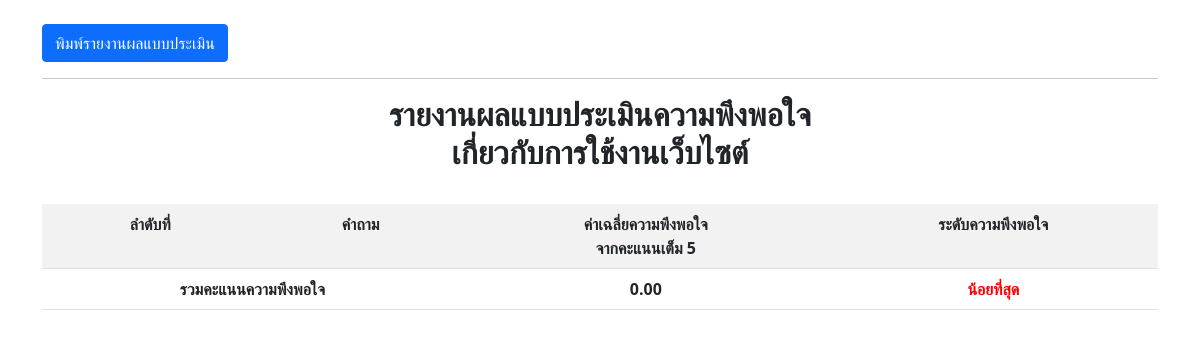
/admin/reques2.php (signed in), run on an earlier commit of the app's database.
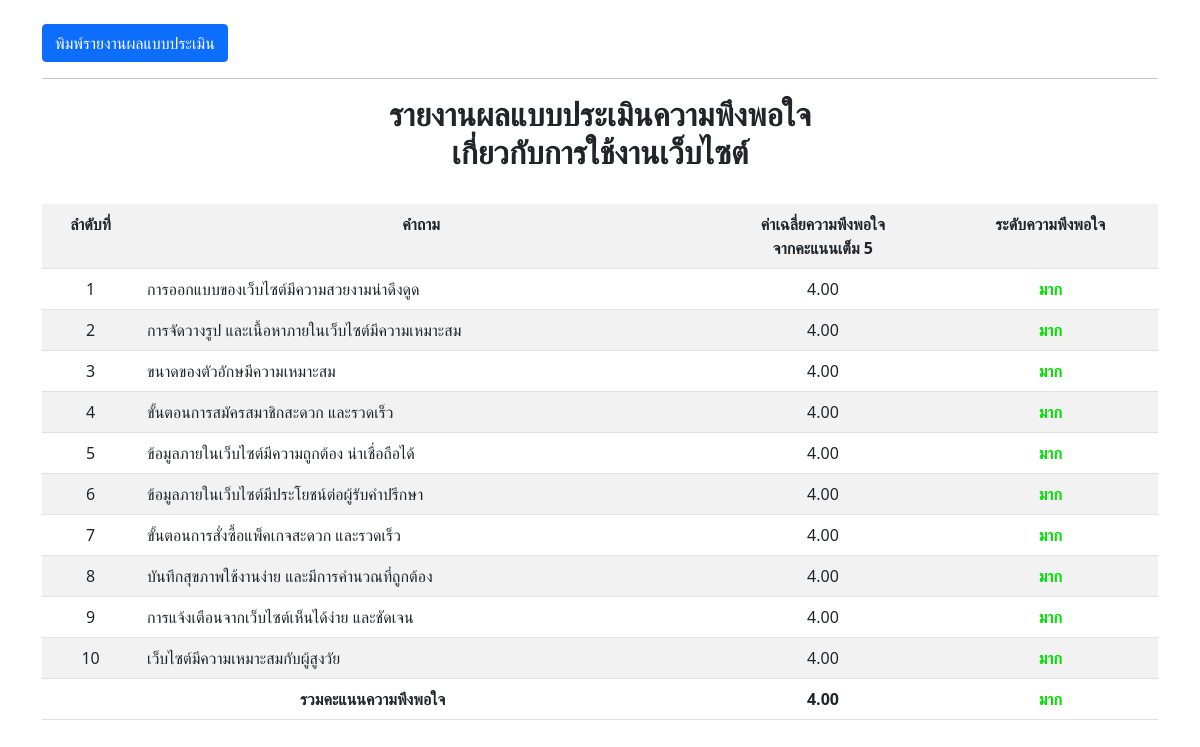
And on a later commit of the database.
### tables this page shows
CREATE TABLE `tb_question` (
  `id_ques` int(10) NOT NULL,
  `question` varchar(100) NOT NULL,
  `type_ques_n` int(1) NOT NULL
);

### admin/function_sum.php (called while the page is built, shortened)
<?php
    function totalscor($id_ques,$num){
        include "config.inc.php";
        $sql="select sum(answer) as total from tb_answer where id_ques='$id_ques'";
        $result=mysqli_query($conn,$sql);
        $read=mysqli_fetch_assoc($result);
        $num2=mysqli_num_rows($result);
        if($num2==0){
            $sum=0;
        }else{
            $total=$read["total"];
            $sum=$total/$num;
        }
        return $sum;
    }
?>

### admin/reques2.php (the view, shortened to what this page needs)
<?php
    include "config.inc.php";
    include "function_sum.php";
    $sql="select * from tb_ques_n where type_ques_n='1' and status_n='y'";
    $result=mysqli_query($conn,$sql);
    $num=mysqli_num_rows($result);
?>
<!DOCTYPE html>
<html lang="en">
<head>
    <link rel="stylesheet" href="../css/bootstrap.min.css">
</head>
<body>
        <div class="container"><br>
            <a class="btn btn-primary" href="reques2.php" onclick="window.print()">พิมพ์รายงานผลแบบประเมิน</a><hr>
            <center><h2><b>
                รายงานผลแบบประเมินความพึงพอใจ <br>
                เกี่ยวกับการใช้งานเว็บไซต์
            </b></h2></center><br>
            <table class="table table-holver table-striped">
                <tr align="center">
                    <th>ลำดับที่</th>
                    <th>คำถาม</th>
                    <th>ค่าเฉลี่ยความพึงพอใจ <br> จากคะแนนเต็ม 5</th>
                    <th>ระดับความพึงพอใจ</th>
                </tr>
                <?php
                    $i=1;
                    $sql1="select * from tb_question where type_ques_n='1'";
                    $result1=mysqli_query($conn,$sql1);
                    while($read=mysqli_fetch_assoc($result1)){
                        $id_ques=$read["id_ques"];
                        $question=$read["question"];
                        $sum[$i]=totalscor($id_ques,$num);
                        if($sum[$i]<=5 and $sum[$i]>=4.50){
                            $b="<font color='gren'><b>มากที่สุด</b></font>";
                        }else if($sum[$i]<=4.49 and $sum[$i]>=3.50){
                            $b="<font color='gren'><b>มาก</b></font>";
                        }else if($sum[$i]<=3.49 and $sum[$i]>=2.50){
                            $b="<font color='orange'><b>ปานกลาง</b></font>";
                        }else if($sum[$i]<=2.49 and $sum[$i]>=1.50){
                            $b="<font color='red'><b>น้อย</b></font>";
                        }else{
                            $b="<font color='red'><b>น้อยที่สุด</b></font>";
                        }
                        $total=$total+$sum[$i];
                        $net=$total/$i;
                ?>
                <tr align="center">
                    <td><?php echo"$i";?></td>
                    <td align="left"><?php echo"$question";?></td>
                    <td><?php echo"".number_format($sum[$i],2,'.',',')."";?></td>
                    <td><?php echo"$b";?></td>
                </tr>
                <?php
                    $i++;
                    }
                    if($net<=5 and $net>=4.50){
                        $b="<font color='gren'><b>มากที่สุด</b></font>";
                    }else if($net<=4.49 and $net>=3.50){
                        $b="<font color='gren'><b>มาก</b></font>";
                    }else if($net<=3.49 and $net>=2.50){
                        $b="<font color='orange'><b>ปานกลาง</b></font>";
                    }else if($net<=2.49 and $net>=1.50){
                        $b="<font color='red'><b>น้อย</b></font>";
                    }else{
                        $b="<font color='red'><b>น้อยที่สุด</b></font>";
                    }
                ?>
                <tr align="center">
                    <th colspan="2">รวมคะแนนความพึงพอใจ</th>
                    <th><?php echo"".number_format($net,2,'.',',')."";?></th>
                    <th><?php echo"$b";?></th>
                </tr>
            </table>
        </div>
</body>
<br><br><br><br>

What changed in the data, as far as the page shows it:
added tb_question: question "การออกแบบของเว็บไซต์มีความสวยงามน่าดึงดูด", i "4.00"
added tb_question: question "การจัดวางรูป และเนื้อหาภายในเว็บไซต์มีความเหมาะสม", i "4.00"
added tb_question: question "ขนาดของตัวอักษมีความเหมาะสม", i "4.00"
added tb_question: question "ขั้นตอนการสมัครสมาชิกสะดวก และรวดเร็ว", i "4.00"
added tb_question: question "ข้อมูลภายในเว็บไซต์มีความถูกต้อง น่าเชื่อถือได้", i "4.00"
added tb_question: question "ข้อมูลภายในเว็บไซต์มีประโยชน์ต่อผู้รับคำปรึกษา", i "4.00"
added tb_question: question "ขั้นตอนการสั่งซื้อแพ็คเกจสะดวก และรวดเร็ว", i "4.00"
added tb_question: question "บันทึกสุขภาพใช้งานง่าย และมีการคำนวณที่ถูกต้อง", i "4.00"
added tb_question: question "การแจ้งเตือนจากเว็บไซต์เห็นได้ง่าย และชัดเจน", i "4.00"
added tb_question: question "เว็บไซต์มีความเหมาะสมกับผู้สูงวัย", i "4.00"
Also different on the page:
$net: "0.00" → "4.00"
text no longer shown: "น้อยที่สุด"
text now shown: "มาก"
